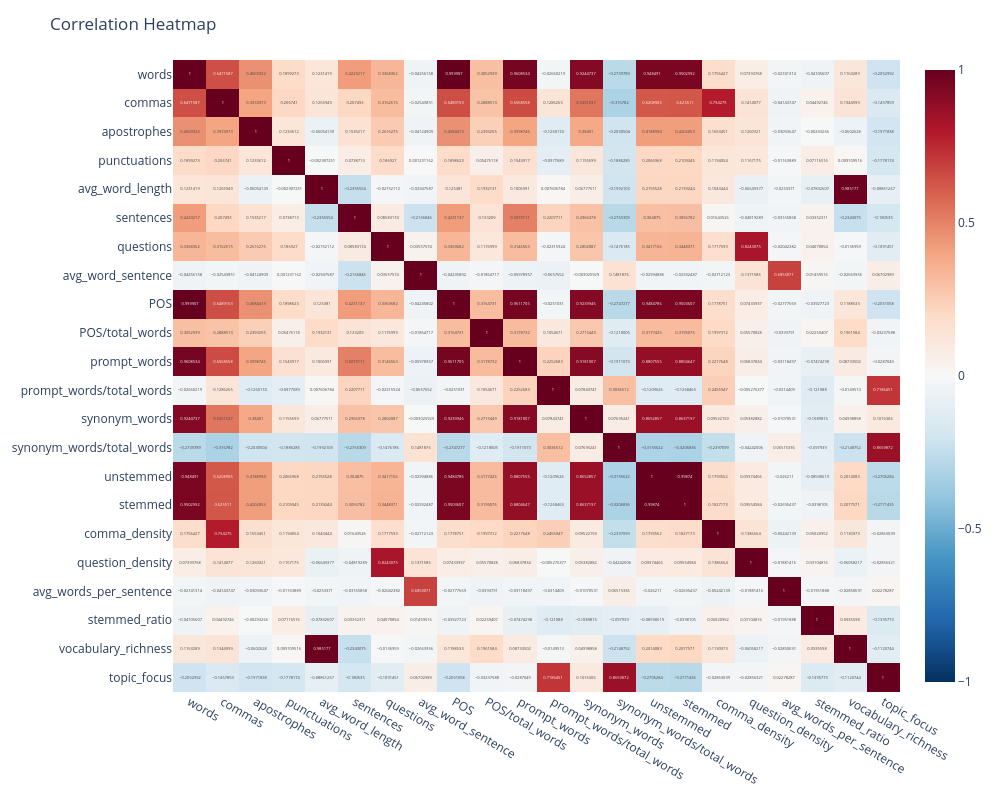

Notebook code for this chart:
### Code cell
plot_hm(X)

### Figure 1 — Plotly figure (JSON) as saved in the notebook; plotly's stock layout.template omitted (floating-point values rounded to 4 significant figures; data arrays with more than 128 entries replaced by an {"elided": "..."} marker saying what was removed)
{"data": [{"coloraxis": "coloraxis", "hovertemplate": "x: %{x}<br>y: %{y}<br>color: %{z}<extra></extra>", "name": "0", "texttemplate": "%{z}", "type": "heatmap", "x": ["words", "commas", "apostrophes", "punctuations", "avg_word_length", "sentences", "questions", "avg_word_sentence", "POS", "POS/total_words", "prompt_words", "prompt_words/total_words", "synonym_words", "synonym_words/total_words", "unstemmed", "stemmed", "comma_density", "question_density", "avg_words_per_sentence", "stemmed_ratio", "vocabulary_richness", "topic_focus"], "xaxis": "x", "y": ["words", "commas", "apostrophes", "punctuations", "avg_word_length", "sentences", "questions", "avg_word_sentence", "POS", "POS/total_words", "prompt_words", "prompt_words/total_words", "synonym_words", "synonym_words/total_words", "unstemmed", "stemmed", "comma_density", "question_density", "avg_words_per_sentence", "stemmed_ratio", "vocabulary_richness", "topic_focus"], "yaxis": "y", "z": {"elided": "22x22 float values"}}], "layout": {"coloraxis": {"cmax": 1, "cmin": -1, "colorscale": [[0, "rgb(5,48,97)"], [0.1, "rgb(33,102,172)"], [0.2, "rgb(67,147,195)"], [0.3, "rgb(146,197,222)"], [0.4, "rgb(209,229,240)"], [0.5, "rgb(247,247,247)"], [0.6, "rgb(253,219,199)"], [0.7, "rgb(244,165,130)"], [0.8, "rgb(214,96,77)"], [0.9, "rgb(178,24,43)"], [1, "rgb(103,0,31)"]]}, "height": 800, "margin": {"t": 60}, "title": {"text": "Correlation Heatmap"}, "width": 1000, "xaxis": {"anchor": "y", "domain": [0, 1]}, "yaxis": {"anchor": "x", "autorange": "reversed", "domain": [0, 1]}}}
